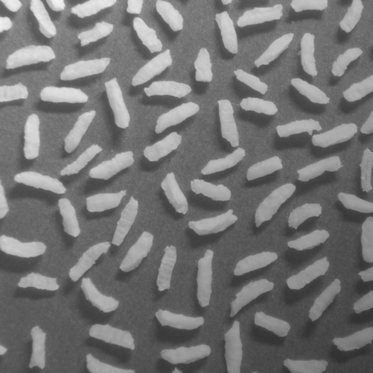
%> input picture Homework 5/rice.tif, 373 x 373 px, shrunk from 600 x 600 before the run
$ octave gray_morp.m   (GNU Octave 9; MATLAB toolbox functions it lacks are replaced by stand-ins)
%> lines starting %> are read from the running program, lines starting %| are printed output that depends on the picture; in (x1, y1, x2, y2) boxes, pixels count from 0 and x2, y2 are one past the last pixel; in counts of white or black regions, pixels touching at a corner belong together; the program's own positions count from 1
### Homework 5/functions/erosionG.m
function img_erosion = erosionG(img, se, flat)
%EROSIONG: conduct erosion operation on given gray scale image
%   img - image to be erosed
%   se - struturing elements
%   flat - is the se flat (no intensity change)

[row, col] = size(img);
img = mat2gray(img, [0,255]);
img_erosion = zeros(row,col);
se_select = imbinarize(se);

size_se = (size(se) - 1) / 2;
row_se_half = size_se(1);
col_se_half = size_se(2);
img_pad = padarray(img,[row_se_half, col_se_half],0);

if flat
    se = zeros(size(se));
end

for i = 1 + row_se_half : row + row_se_half     %column
    for j = 1 + col_se_half : col + col_se_half    %row
        win = img_pad(i - row_se_half : i + row_se_half, j - col_se_half : j + col_se_half) - se;
        img_erosion(i - row_se_half, j - col_se_half) = min(win(se_select));
    end
end

img_erosion(img_erosion > 1) = 1;
img_erosion = im2uint8(img_erosion);

end

### Homework 5/functions/dilationG.m
function img_dilation = dilationG(img, se, flat)

%DILATIONG: conduct dilaton operation on given gray scale image
%   img - image to be dilated
%   se - struturing elements
%   flat - is the se flat (no intensity change)

se = se(end:-1:1, end:-1:1); %reflection

[row, col] = size(img);
img = mat2gray(img, [0,255]);
img_dilation = zeros(row,col);
se_select = imbinarize(se);

size_se = (size(se) - 1) / 2;
row_se_half = size_se(1);
col_se_half = size_se(2);
img_pad = padarray(img,[row_se_half, col_se_half],0);

if flat
    se = zeros(size(se));
end

for i = 1 + row_se_half : row + row_se_half     %column
    for j = 1 + col_se_half : col + col_se_half    %row
        win = img_pad(i - row_se_half : i + row_se_half, j - col_se_half : j + col_se_half) + se;
        img_dilation(i - row_se_half, j - col_se_half) = max(win(se_select));
    end
end

img_dilation(img_dilation > 1) = 1; %cut off
img_dilation = im2uint8(img_dilation);

end

### Homework 5/gray_morp.m
%% defining required elements

rice = imread('rice.tif');
%> rice is the input picture: size 373x373 uint8; min 47, max 243, mean 116.4
bolbs= imread('bolbs.tif');
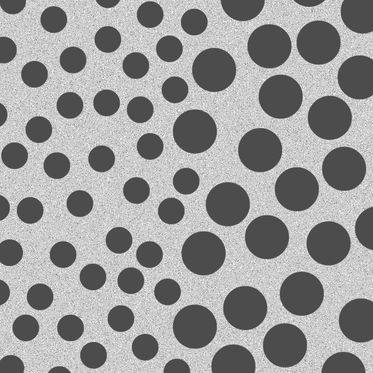
%> input picture Homework 5/bolbs.tif, 373 x 373 px, shrunk from 600 x 600 before the run
%> bolbs is the input picture: size 373x373 uint8; min 62, max 255, mean 153.6
dowels = imread('dowels.tif');
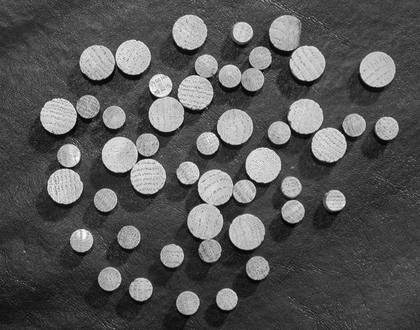
%> input picture Homework 5/dowels.tif, 420 x 330 px, shrunk from 675 x 531 before the run
%> dowels is the input picture: size 330x420 uint8; min 2, max 255, mean 86.7

r = 40;
se_rr = ones(2 * r + 1, 2 * r + 1);
x = -r : r;
y = -r : r;
[X, Y] = meshgrid(x, y);
se_cir = ones(2 * r + 1, 2 * r + 1);
se_cir(X.^2 + Y.^2 > r^2) = 0;

%% top-hatting

shade = dilationG(erosionG(rice, se_cir, true), se_cir, true);
%> after the loop in dilationG, `for i = 1 + row_se_half : row + row_se_half`:
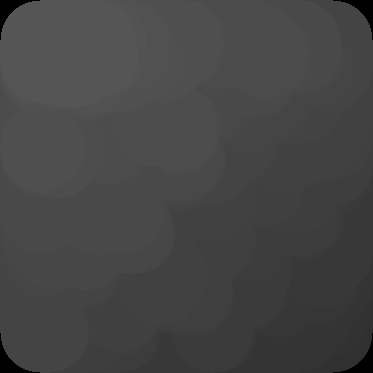
%> img_dilation: size 373x373 double; min 0, max 0.333, mean 0.271
rice_tp = mat2gray(rice - shade); % $f - f \circ b$
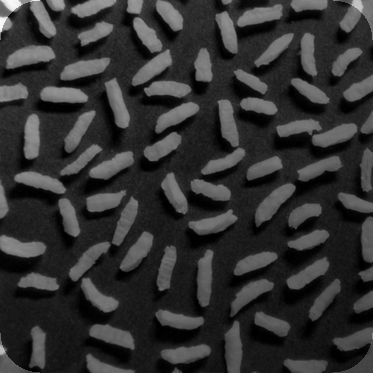
%> rice_tp: size 373x373 double; min 0, max 1, mean 0.196

%using otsu method to segment the image
counts = imhist(rice_tp);
%> counts = 256 values, max 3437 at index 26, min 0 at index 10, mean 543.5
mask = otsuthresh(counts);
%> mask = 0.259
rice_seg = imbinarize(rice_tp, mask);
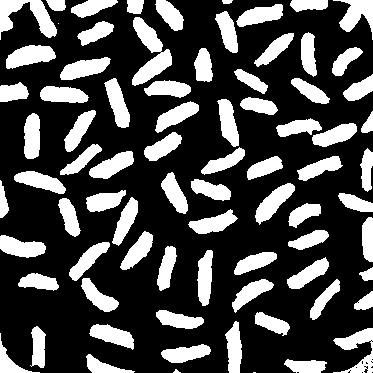
%> rice_seg: size 373x373 logical; 29.1% white; 79 white regions (3 under 20 px), largest, box (x1, y1, x2, y2) and area: (132, 17, 172, 86) 1226, (0, 0, 57, 40) 1036, (6, 45, 56, 69) 788

figure;
subplot(121); imshow(rice_tp);
subplot(122); imshow(rice_seg);

%% Granulometry

r = 5;
x = -r : r;
y = -r : r;
[X, Y] = meshgrid(x, y);
se_cir = ones(2 * r + 1, 2 * r + 1);
se_cir(X.^2 + Y.^2 > r^2) = 0;

% Morphological smoothing
% opening and then closing
dowels_open_sm = dilationG(erosionG(dowels, se_cir, true), se_cir, true);
dowels_sm = erosionG(dilationG(dowels_open_sm, se_cir, true), se_cir, true);
%> call 3 of dilationG, with flat = true
%> after the loop in dilationG (call 3), `for i = 1 + row_se_half : row + row_se_half`:
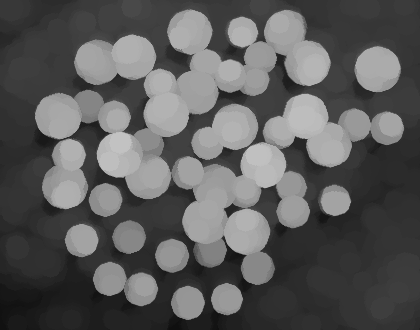
%> img_dilation: size 330x420 double; min 0.0588, max 0.761, mean 0.357

dowels_open = cell(1,5);
figure;
for i = 1 : 5
    r = (i + 1) * 5;
    x = -r : r;
    y = -r : r;
    [X, Y] = meshgrid(x, y);
    se_cir = ones(2 * r + 1, 2 * r + 1);
    se_cir(X.^2 + Y.^2 > r^2) = 0;
    dowels_open{i} = dilationG(erosionG(dowels_sm, se_cir, true), se_cir, true);
%> call 4 of dilationG, with flat = true
%> in dilationG (call 4), `img_pad = padarray(img,[row_se_half, col_se_half],0);`:
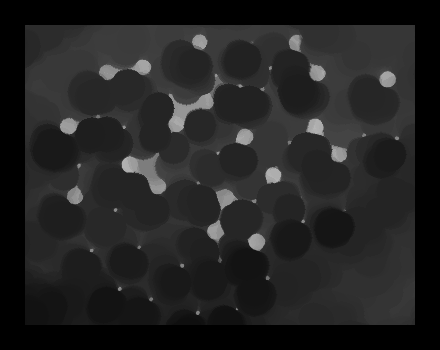
%> img_pad: size 350x440 double; min 0, max 0.71, mean 0.136
%> (the run ends here)
